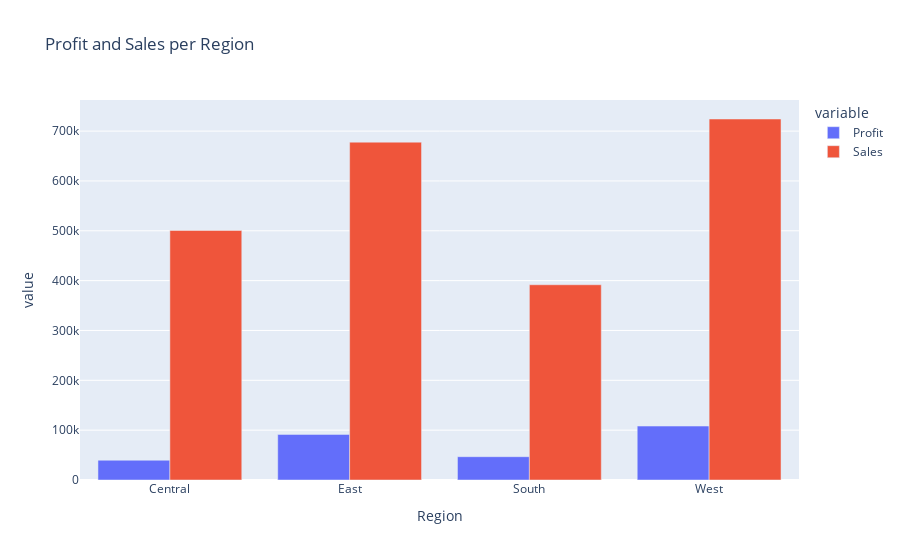

The cell this chart's notebook holds for it:
### Markdown cell above
Sales and Proft Region wise

### Code cell
grouped_df=df.groupby(by='Region')['Profit','Sales'].sum()
px.bar(grouped_df,barmode='group',title='Profit and Sales per Region')

### Figure 1 — Plotly figure (JSON) as saved in the notebook; plotly's stock layout.template omitted (floating-point values rounded to 4 significant figures)
{"data": [{"alignmentgroup": "True", "hovertemplate": "variable=Profit<br>Region=%{x}<br>value=%{y}<extra></extra>", "legendgroup": "Profit", "marker": {"color": "#636efa", "pattern": {"shape": ""}}, "name": "Profit", "offsetgroup": "Profit", "orientation": "v", "showlegend": true, "textposition": "auto", "type": "bar", "x": ["Central", "East", "South", "West"], "xaxis": "x", "y": [39660.0, 91470.0, 46750.0, 108200.0], "yaxis": "y"}, {"alignmentgroup": "True", "hovertemplate": "variable=Sales<br>Region=%{x}<br>value=%{y}<extra></extra>", "legendgroup": "Sales", "marker": {"color": "#EF553B", "pattern": {"shape": ""}}, "name": "Sales", "offsetgroup": "Sales", "orientation": "v", "showlegend": true, "textposition": "auto", "type": "bar", "x": ["Central", "East", "South", "West"], "xaxis": "x", "y": [500700.0, 677800.0, 391700.0, 724300.0], "yaxis": "y"}], "layout": {"barmode": "group", "legend": {"title": {"text": "variable"}, "tracegroupgap": 0}, "title": {"text": "Profit and Sales per Region"}, "xaxis": {"anchor": "y", "domain": [0, 1], "title": {"text": "Region"}}, "yaxis": {"anchor": "x", "domain": [0, 1], "title": {"text": "value"}}}}
